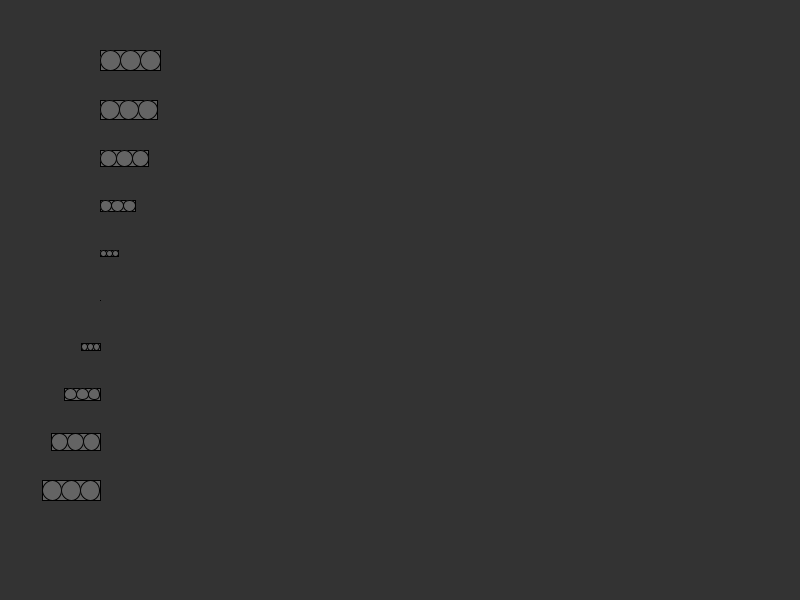
Frame 1 (no input)
Frame 60 (the mouse pressed at the canvas centre just before this capture): identical to frame 1, image omitted
Frame 120 (the mouse held since frame 60 and released just before this capture): identical to frame 1, image omitted

The Processing sketch that drew this single still picture (run headless with seeded random() and noise(); from frame 60 on, the mouse is pressed at the canvas centre):

// Processing sketch: bit2atom_170621c
// ── bit2atom_170621c.pde
void setup() {
    size(800, 600);
}

void draw() {
    background(51);
    for (int i = 0; i < 10; i ++) {
        float alpha = 0;
        alpha = map(40*i, 0, width, 0, TWO_PI);
        float r = 10 * cos(alpha);
        myForm(100, 50 + 50*i, r);
    }
}

void myForm(float rectX, float rectY, float elliR) {
    float x = rectX;
    float y = rectY;
    float r = elliR;
    fill(100);
    rect(x, y, r*6, r*2);
    for (int i = 0; i < 3; i ++) {
        ellipse(x+r*(i*2+1), y+r, r*2, r*2);
    }
}
